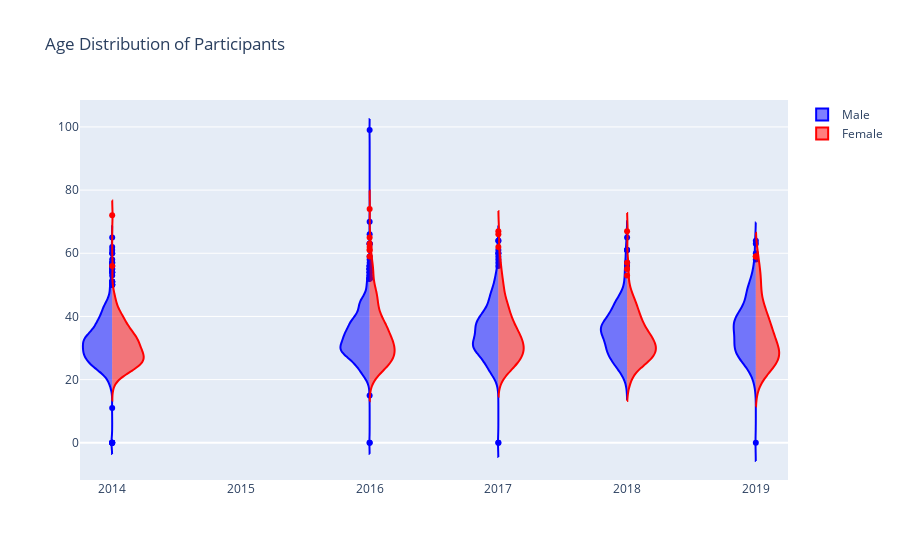

Notebook code cell kept with this figure:
### Markdown cell above
3.It can be seen that most respondents involved in the survey are between the ages 20-40.

### Code cell
fig = go.Figure()
fig.add_trace(go.Violin(x=survey['year'][ survey['Gender'] == 'Male' ],
                        y=survey['Age'][ survey['Gender'] == 'Male' ],
                        legendgroup='Yes', scalegroup='Yes', name='Male',
                        side='negative',
                        line_color='blue'))
fig.add_trace(go.Violin(x=survey['year'][ survey['Gender'] == 'Female' ],
                        y=survey['Age'][ survey['Gender'] == 'Female' ],
                        legendgroup='Yes', scalegroup='Yes', name='Female',
                        side='positive',
                        line_color='red'))
fig.update_layout(title="Age Distribution of Participants")

### Figure 1 — Plotly figure (JSON) as saved in the notebook; plotly's stock layout.template omitted (floating-point values rounded to 4 significant figures; data arrays with more than 128 entries replaced by an {"elided": "..."} marker saying what was removed)
{"data": [{"legendgroup": "Yes", "line": {"color": "blue"}, "name": "Male", "scalegroup": "Yes", "side": "negative", "type": "violin", "x": {"elided": "3094 int values"}, "y": {"elided": "3094 int values"}}, {"legendgroup": "Yes", "line": {"color": "red"}, "name": "Female", "scalegroup": "Yes", "side": "positive", "type": "violin", "x": {"elided": "1051 int values"}, "y": {"elided": "1051 int values"}}], "layout": {"title": {"text": "Age Distribution of Participants"}}}
